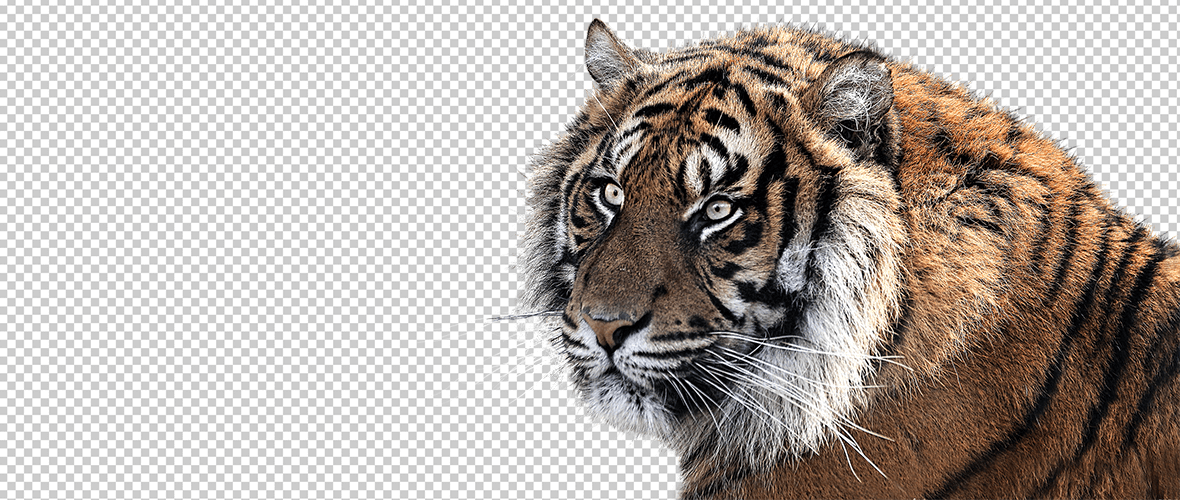
#> input picture data/images/00002.png, 1180 x 500 px
$ python -i detect_shapes.py   (imports and definitions only)
#> lines starting #> are read from the running program, lines starting #| are printed output that depends on the picture; after the words box and inside, x2 and y2 are one past the last pixel; in counts of white or black regions, pixels touching at a corner belong together
#> further down, picture is the input picture: shape (500, 1180, 3); mean B, G, R 168.5, 173.9, 181.8
import cv2
import numpy as np


def detect_shapes(pil_image, visual=False):
#> called with visual = False
    opencvImage = cv2.cvtColor(np.array(pil_image), cv2.COLOR_BGR2GRAY)
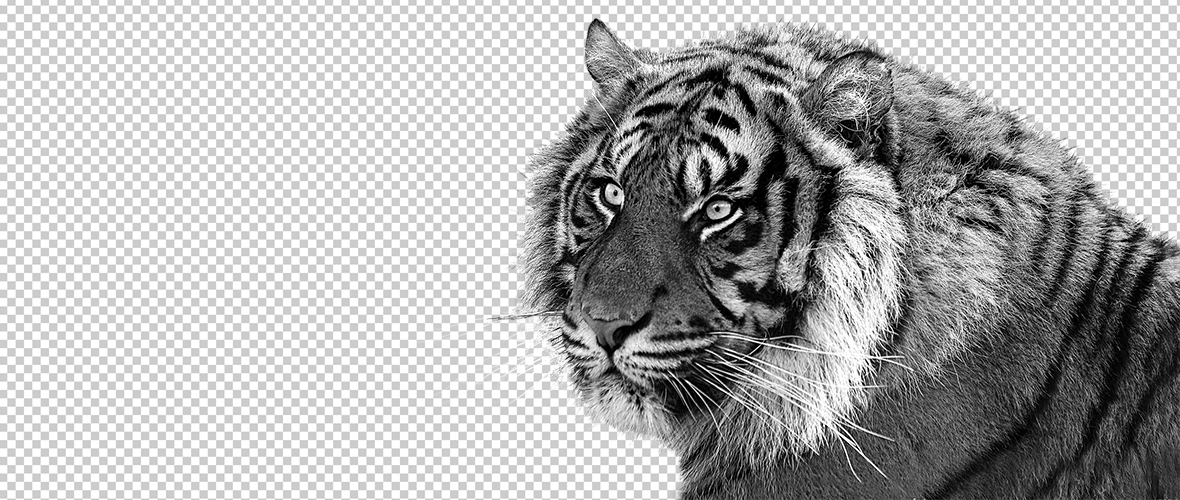
#> opencvImage: shape (500, 1180); min 0, max 255, mean 175.6

    thresh_inv = cv2.threshold(opencvImage, 0, 255, cv2.THRESH_BINARY_INV+cv2.THRESH_OTSU)[1]
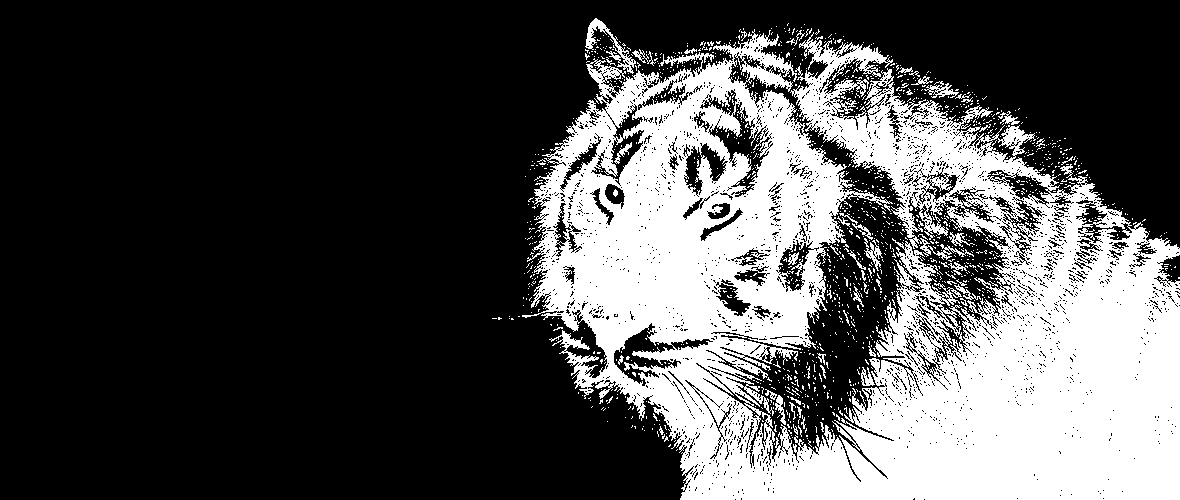
#> thresh_inv: shape (500, 1180); 30.4% white; 1379 white regions (1325 under 20 px), largest, box (x1, y1, x2, y2) and area: (522, 29, 1180, 500) 172087, (585, 18, 636, 74) 613, (924, 81, 959, 98) 230

    # Blur the image
    blur = cv2.GaussianBlur(thresh_inv,(1,1),0)

    thresh = cv2.threshold(blur, 0, 10, cv2.THRESH_BINARY+cv2.THRESH_OTSU)[1]
#> thresh: shape (500, 1180); values 0 (black) and 10 (white), 30.4% white; 1379 white regions (1325 under 20 px)

    # find contours
    contours = cv2.findContours(thresh, cv2.RETR_EXTERNAL, cv2.CHAIN_APPROX_SIMPLE)[0]
#> contours = 1162 contours, 1142 with area under 20; largest, box (x1, y1, x2, y2) and area: (522, 29, 1180, 500) 193625, (585, 18, 636, 74) 539, (924, 81, 959, 98) 193, (864, 238, 883, 271) 166, (861, 367, 875, 386) 120

    mask = np.ones(opencvImage.shape[:2], dtype="uint8") * 255

    coordinates = []
    for c in contours:
        # get the bounding rect
        x, y, w, h = cv2.boundingRect(c)
        if w*h>1000:
            cv2.rectangle(mask, (x, y), (x+w, y+h), (0, 0, 255), -1)
            coordinates.append([x,y,w,h])
#> this loop made 1162 passes
#> (x, y, w, h) on passes 1, 7, 9: (683, 482, 1, 1), (808, 440, 4, 7), (803, 439, 1, 1)
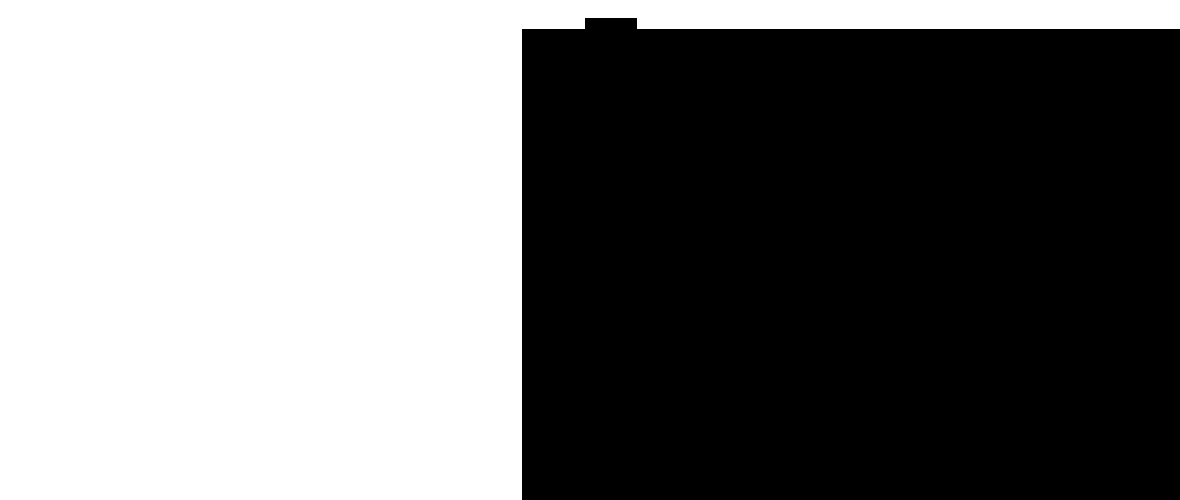
#> mask: shape (500, 1180); 47.4% white; 1 white region, box (x1, y1, x2, y2) and area: (0, 0, 1180, 500) 279510
#> after the loop, coordinates = [[522, 29, 658, 471], [585, 18, 51, 56]]

    res_final = cv2.bitwise_and(opencvImage, opencvImage, mask=cv2.bitwise_not(mask))
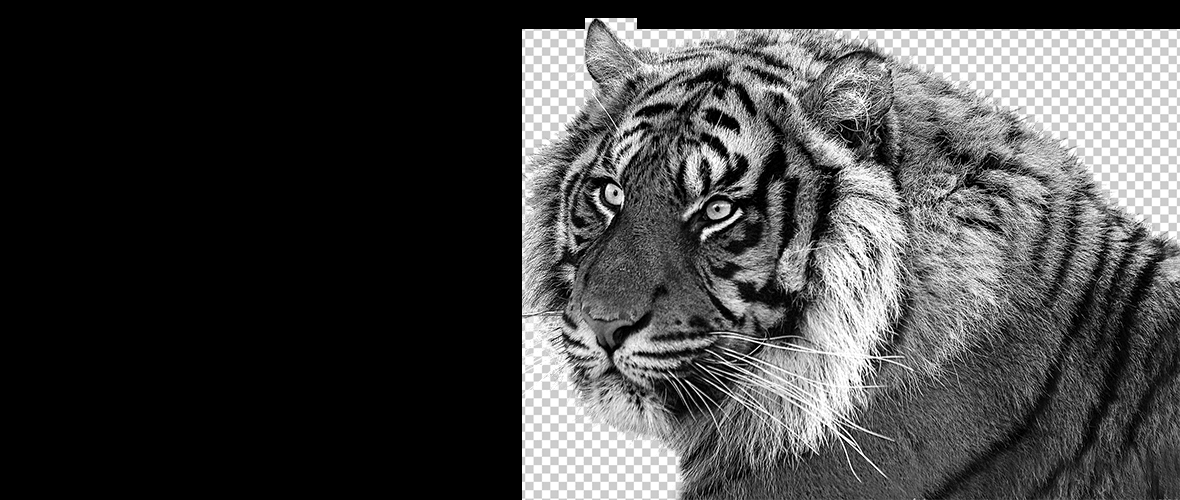
#> res_final: shape (500, 1180); min 0, max 255, mean 67.2
    mask_r = ResizeWithAspectRatio(mask, height=1000)
    final_r = ResizeWithAspectRatio(res_final, height=1000)
    if visual:
        print(coordinates)
        cv2.imshow("boxes", mask_r)
        cv2.imshow("final image", final_r)
        cv2.waitKey(0)
        cv2.destroyAllWindows()

    return coordinates

def ResizeWithAspectRatio(image, width=None, height=None, inter=cv2.INTER_AREA):
#> called with height = 1000, inter = 3
    dim = None
    (h, w) = image.shape[:2]
#> h = 500; w = 1180

    if width is None and height is None:
        return image
    if width is None:
        r = height / float(h)
#> r = 2
        dim = (int(w * r), height)
#> dim = (2360, 1000)
    else:
        r = width / float(w)
        dim = (width, int(h * r))

    return cv2.resize(image, dim, interpolation=inter)
#> returned value: shape (1000, 2360); 47.4% white; 1 white region, box (x1, y1, x2, y2) and area: (0, 0, 2360, 1000) 1118040

>>> import cv2
>>> picture = cv2.imread('../data/images/00002.png')
>>> result = detect_shapes(picture)
#> result = [[522, 29, 658, 471], [585, 18, 51, 56]]

$ run again, on data/images/00004.png
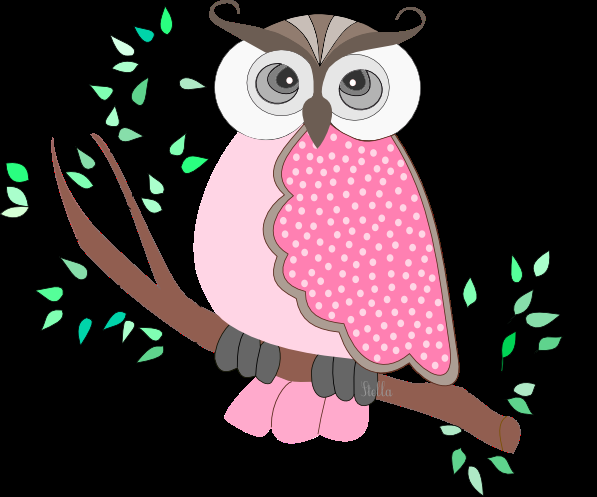
#> input picture data/images/00004.png, 597 x 497 px
#> picture is the input picture: shape (497, 597, 3); mean B, G, R 61.1, 58.1, 72.9
#> in detect_shapes, `opencvImage = cv2.cvtColor(np.array(pil_image), cv2.COLOR_BGR2GRAY)`:
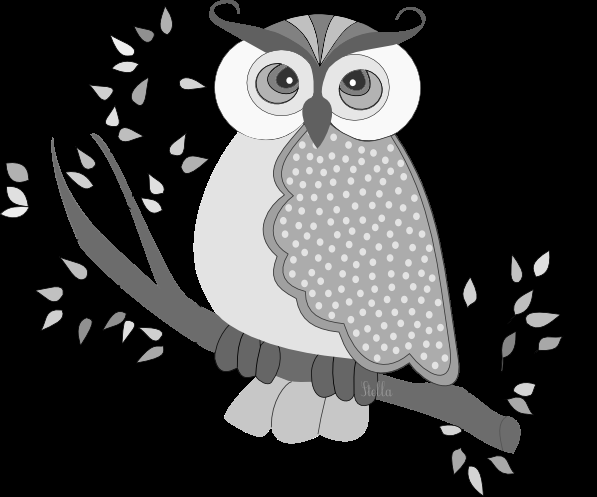
#> opencvImage: shape (497, 597); min 0, max 255, mean 62.9
#> in detect_shapes, `thresh_inv = cv2.threshold(opencvImage, 0, 255, cv2.THRESH_BINARY_INV+..`:
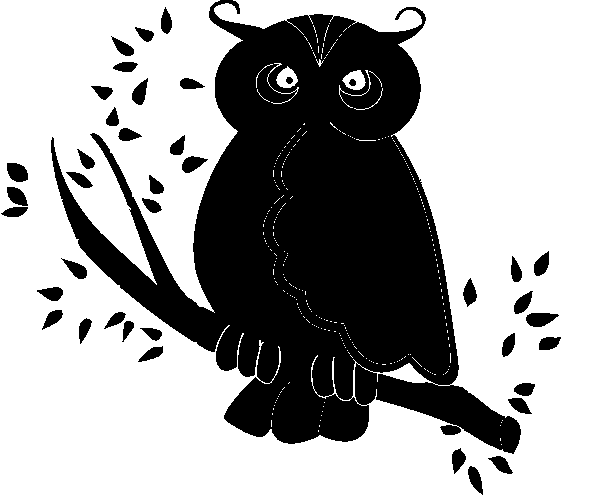
#> thresh_inv: shape (497, 597); 65% white; 41 black regions, largest, box (x1, y1, x2, y2) and area: (51, 0, 521, 454) 95709, (526, 313, 559, 327) 333, (7, 163, 28, 182) 314
#> thresh: shape (497, 597); values 0 (black) and 10 (white), 65% white; 41 black regions
#> contours = 283 contours, 280 with area under 20; largest, box (x1, y1, x2, y2) and area: (0, 0, 597, 497) 202586, (342, 70, 366, 90) 301, (276, 66, 298, 88) 295
#> the loop in detect_shapes, `for c in contours:` made 283 passes
#> (x, y, w, h) on passes 3, 5, 7: (320, 420, 1, 1), (321, 415, 1, 1), (322, 411, 1, 1)
#> after the loop in detect_shapes, `for c in contours:`: coordinates = [[339, 70, 32, 38], [267, 63, 32, 41], [0, 0, 597, 497]]
#> result has the same summary as coordinates in detect_shapes
